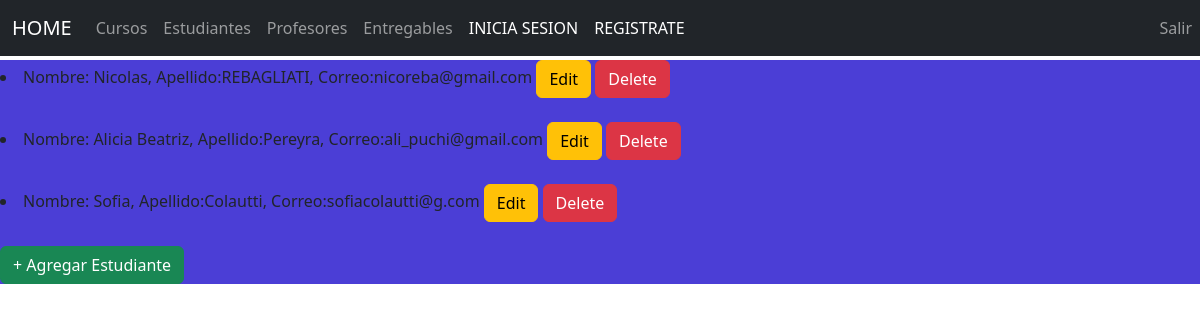
The page /AppCoder/read_estudiantes/ on the database its author committed.
### AppCoder/models.py (models this page shows)
class Estudiante(models.Model):
    nombre = models.CharField(max_length=30)
    apellido = models.CharField(max_length=30)
    email = models.EmailField()
    def __str__(self):
        return f"Nombre: {self.nombre}, Apellido:{self.apellido}, Correo:{self.email}"

### AppCoder/views.py (the view)
# urls.py: path('read_estudiantes/', read_estudiantes),
def read_estudiantes(request=None):
    estudiantes = Estudiante.objects.all() #trae todo
    return render (request, "estudiantesCRUD/read_estudiantes.html", {"estudiantes":estudiantes})

### AppCoder/template/estudiantesCRUD/read_estudiantes.html
{% extends "../home.html" %}
{% load static %}
{% block contenido %}
    {% for estudiante in estudiantes %}
        <li>
            {{ estudiante }}
            <a href="/AppCoder/update_estudiantes/{{estudiante.id}}" class="btn btn-warning">Edit</a>
            <a href="/AppCoder/delete_estudiantes/{{estudiante.id}}" class="btn btn-danger">Delete</a>
        </li>
        <br>
    {% endfor %}
    <a class="btn btn-success" href="/AppCoder/create_estudiantes">+ Agregar Estudiante</a>
{% endblock %}

### AppCoder/template/home.html (shortened to what this page needs)
<!DOCTYPE html>
<html lang="en">
<head>
    {% load static %}
    <link rel="stylesheet" href="{%static 'css/bootstrap.min.css'%}">
    <link rel="stylesheet" href="{%static 'css/myestilo.css'%}">
</head>
<body>
    <nav class="navbar navbar-expand-md navbar-dark fixed-top bg-dark">
        <div class="container-fluid">
            <a class="navbar-brand" href="http://127.0.0.1:8000/AppCoder/">HOME</a>
          <div class="collapse navbar-collapse" id="navbarCollapse">
            <ul class="navbar-nav me-auto mb-2 mb-md-0">
              <li class="nav-item">
                <a class="nav-link" aria-current="page" href="http://127.0.0.1:8000/AppCoder/cursos/">Cursos</a>
              </li>
              <li class="nav-item">
                <a class="nav-link" href="http://127.0.0.1:8000/AppCoder/read_estudiantes/">Estudiantes</a>
              </li>
              <li class="nav-item">
                <a class="nav-link" href="http://127.0.0.1:8000/AppCoder/profesores/">Profesores</a>
              </li>
              <li class="nav-item">
                <a class="nav-link" href="http://127.0.0.1:8000/AppCoder/entregables/">Entregables</a>
              </li>
              <li class="nav-item" style="position: absolute; right: 120px">
                <a class="nav-link active" aria-current="page" href="/AppCoder/perfil/">{{ user.username }}</a>
              </li>
              <li class="nav-item" style="position: absolute; right: 0px">
                <a class="nav-link" href="http://127.0.0.1:8000/AppCoder/logout/">Salir</a>
              </li>
              <li class="nav-item">
                <a class="nav-link active" aria-current="page" href="/AppCoder/login/">INICIA SESION</a>
              </li>
              <li class="nav-item">
                <a class="nav-link active" aria-current="page" href="/AppCoder/registro/">REGISTRATE</a>
              </li>
            </ul>
          </div>
        </div>
      </nav>
      <div class="contenido1">
        {% block contenido %}{% endblock %}
      </div>
</body>
</html>

### AppCoder/static/css/myestilo.css (style rules this page uses)
.contenido1 { position: relative; background-color: rgb(75, 62, 214); top: 60px; }

### rows shown on the page
Estudiante: nombre+apellido+email "Nombre: Nicolas, Apellido:REBAGLIATI, Correo:nicoreba@gmail.com"
Estudiante: nombre+apellido+email "Nombre: Alicia Beatriz, Apellido:Pereyra, Correo:ali_puchi@gmail.com"
Estudiante: nombre+apellido+email "Nombre: Sofia, Apellido:Colautti, Correo:sofiacolautti@g.com"
